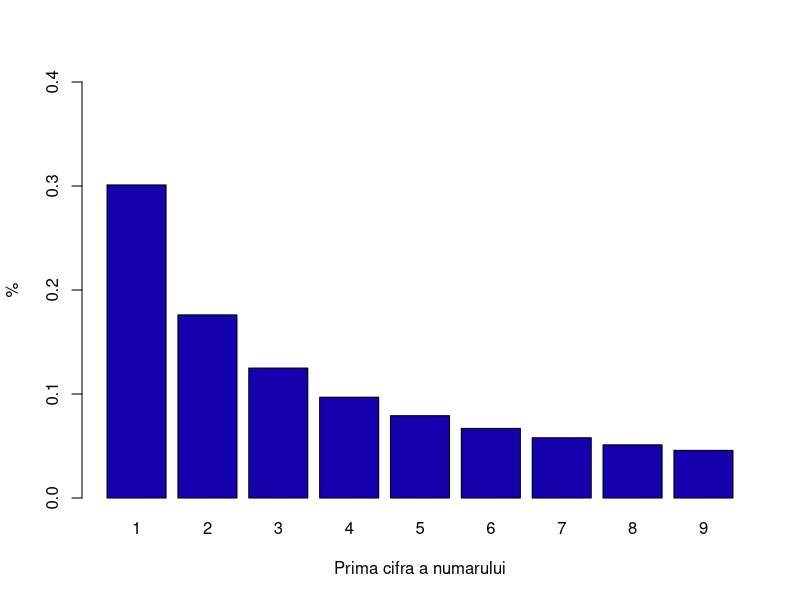
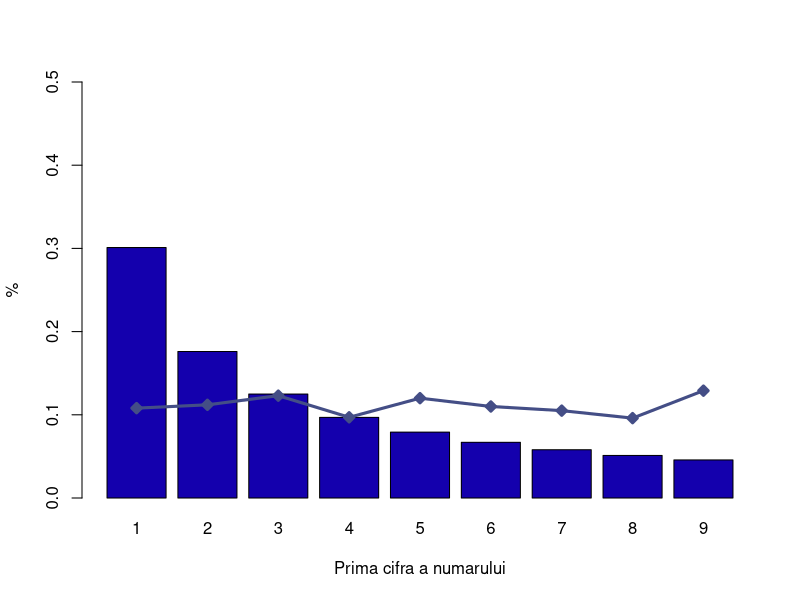
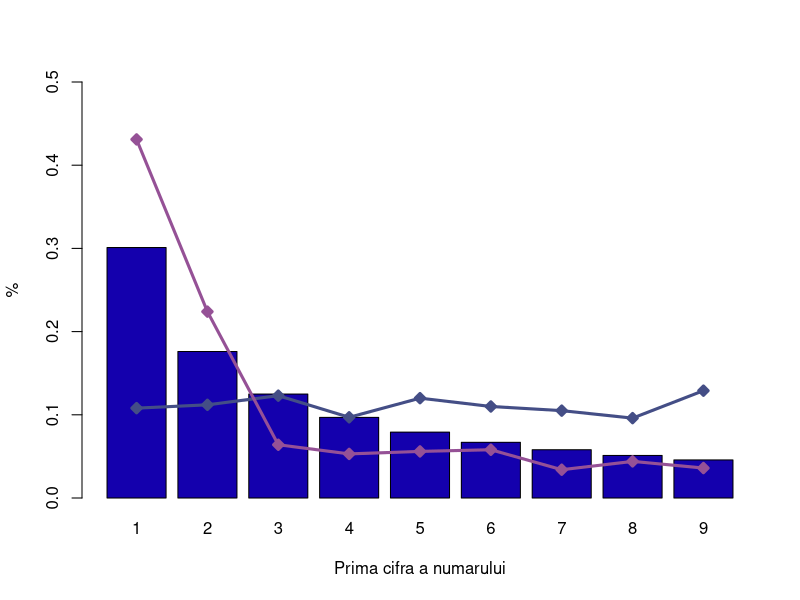
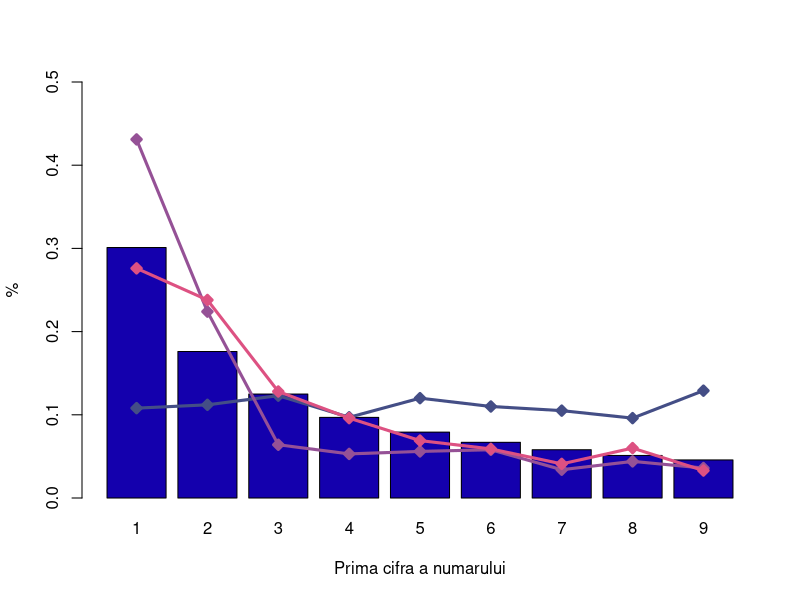
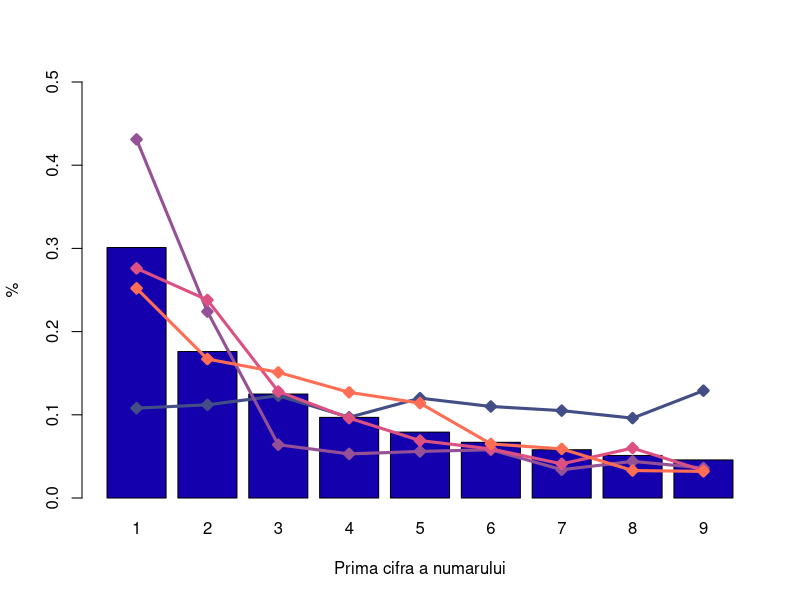
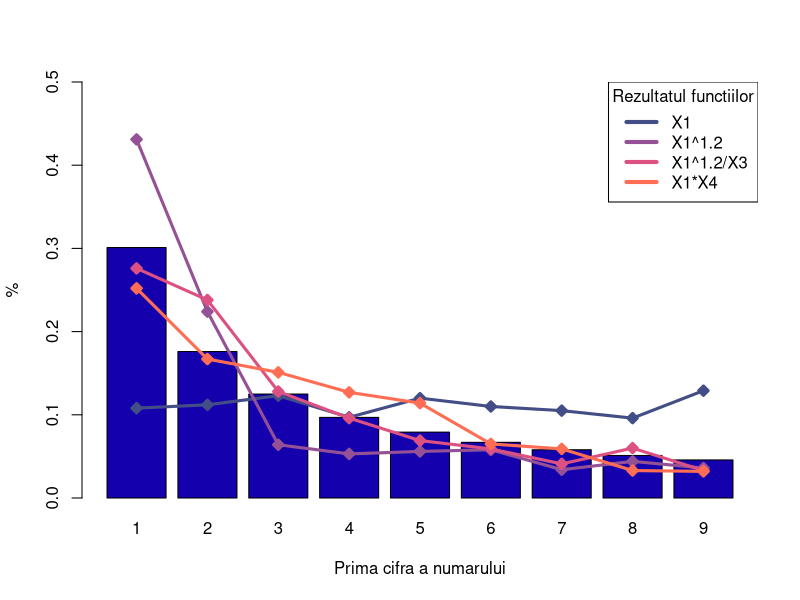
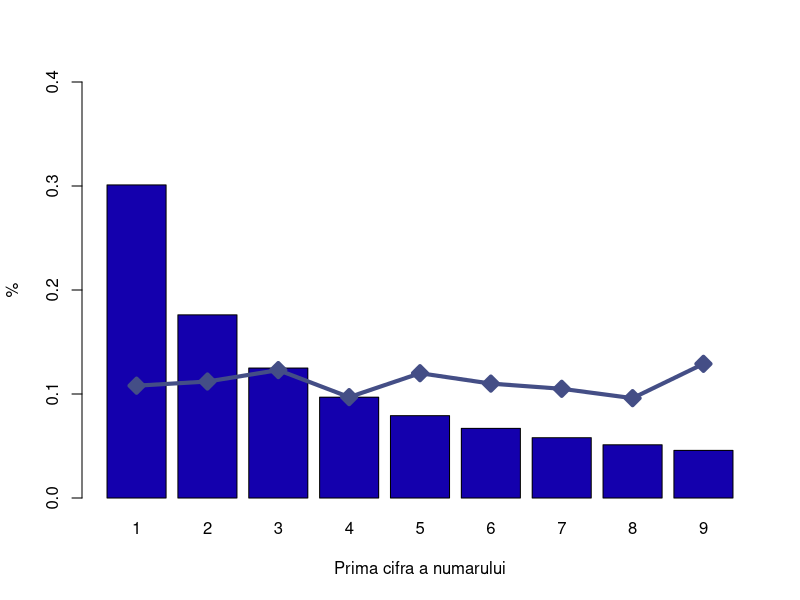
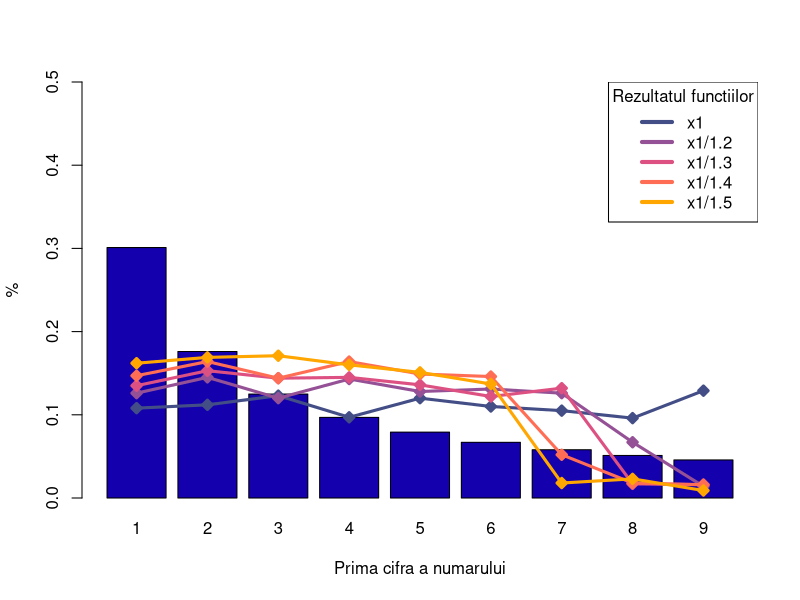

Here is the R script that generated these plots, in order:
## ---- chunk 1
knitr::opts_chunk$set(echo = TRUE)
## ---- chunk 2
benfordslaw <- function(d) log10(1 + 1 / d)
digits <- 1:9
      BenfordsBarplot <- barplot(benfordslaw(digits), names.arg = digits, xlab = "Prima cifra a numarului", 
                             ylim = c(0, .4), ylab="%",col=c("#1400ad"))
## ---- chunk 3
benfordslaw <- function(d) log10(1 + 1 / d)
digits <- 1:9
      BenfordsBarplot <- barplot(benfordslaw(digits), names.arg = digits, xlab = "Prima cifra a numarului", 
                             ylim = c(0, .5), ylab="%",col=c("#1400ad"))
      N <- 1000
set.seed(1234)
x1 <- runif(N, 0, 100)

FirstDigit <- function(x) substr(gsub('[0.]', '', x), 1, 1)
FirstDigitPercent <- function(x) data.frame(table(FirstDigit(x)) / length(x))
InitDataFrame <- function(x) data.frame("Var1" = FirstDigit(x),"Freq" = 0)

DataFrameFreq <- function(x) {
  DataFrame1<-FirstDigitPercent(x)
  DataFrame<-InitDataFrame(digits)
  j=1
  for(i in DataFrame1$Var1)
  {
   DataFrame[i,2]=DataFrame1[j,2]
   j=j+1
  }
   return (DataFrame)
}

DataFrame1 <- DataFrameFreq(x1)
lines(x = BenfordsBarplot[,1], y = DataFrame1$Freq, col = "#444e86", lwd = 3, 
            type = "o", pch = 23, cex = 1, bg = "#444e86")
## ---- chunk 4
benfordslaw <- function(d) log10(1 + 1 / d)
digits <- 1:9
      BenfordsBarplot <- barplot(benfordslaw(digits), names.arg = digits, xlab = "Prima cifra a numarului", 
                             ylim = c(0, .5), ylab="%",col=c("#1400ad"))
      N <- 1000
set.seed(1234)
x1 <- runif(N, 0, 100)

FirstDigit <- function(x) substr(gsub('[0.]', '', x), 1, 1)
FirstDigitPercent <- function(x) data.frame(table(FirstDigit(x)) / length(x))
InitDataFrame <- function(x) data.frame("Var1" = FirstDigit(x),"Freq" = 0)

DataFrameFreq <- function(x) {
  DataFrame1<-FirstDigitPercent(x)
  DataFrame<-InitDataFrame(digits)
  j=1
  for(i in DataFrame1$Var1)
  {
   DataFrame[i,2]=DataFrame1[j,2]
   j=j+1
  }
   return (DataFrame)
}

DataFrame1 <- DataFrameFreq(x1)
lines(x = BenfordsBarplot[,1], y = DataFrame1$Freq, col = "#444e86", lwd = 3, 
            type = "o", pch = 23, cex = 1, bg = "#444e86")
DataFrame2 <- DataFrameFreq(x1^1.2)
lines(x = BenfordsBarplot[,1], y = DataFrame2$Freq, col = "#955196", lwd = 3, 
            type = "o", pch = 23, cex = 1, bg = "#955196")

## ---- chunk 5
benfordslaw <- function(d) log10(1 + 1 / d)
digits <- 1:9
      BenfordsBarplot <- barplot(benfordslaw(digits), names.arg = digits, xlab = "Prima cifra a numarului", 
                             ylim = c(0, .5), ylab="%",col=c("#1400ad"))
      N <- 1000
set.seed(1234)
x1 <- runif(N, 0, 100)

FirstDigit <- function(x) substr(gsub('[0.]', '', x), 1, 1)
FirstDigitPercent <- function(x) data.frame(table(FirstDigit(x)) / length(x))
InitDataFrame <- function(x) data.frame("Var1" = FirstDigit(x),"Freq" = 0)

DataFrameFreq <- function(x) {
  DataFrame1<-FirstDigitPercent(x)
  DataFrame<-InitDataFrame(digits)
  j=1
  for(i in DataFrame1$Var1)
  {
   DataFrame[i,2]=DataFrame1[j,2]
   j=j+1
  }
   return (DataFrame)
}

DataFrame1 <- DataFrameFreq(x1)
lines(x = BenfordsBarplot[,1], y = DataFrame1$Freq, col = "#444e86", lwd = 3, 
            type = "o", pch = 23, cex = 1, bg = "#444e86")
DataFrame2 <- DataFrameFreq(x1^1.2)
lines(x = BenfordsBarplot[,1], y = DataFrame2$Freq, col = "#955196", lwd = 3, 
            type = "o", pch = 23, cex = 1, bg = "#955196")
x3 <- runif(N, 0, 100)
DataFrame3 <- DataFrameFreq(x1^1.2/x3)
lines(x = BenfordsBarplot[,1], y = DataFrame3$Freq, col = "#dd5182", lwd = 3, 
            type = "o", pch = 23, cex = 1, bg = "#dd5182")

## ---- chunk 6
benfordslaw <- function(d) log10(1 + 1 / d)
digits <- 1:9
      BenfordsBarplot <- barplot(benfordslaw(digits), names.arg = digits, xlab = "Prima cifra a numarului", 
                             ylim = c(0, .5), ylab="%",col=c("#1400ad"))
      N <- 1000
set.seed(1234)
x1 <- runif(N, 0, 100)

FirstDigit <- function(x) substr(gsub('[0.]', '', x), 1, 1)
FirstDigitPercent <- function(x) data.frame(table(FirstDigit(x)) / length(x))
InitDataFrame <- function(x) data.frame("Var1" = FirstDigit(x),"Freq" = 0)

DataFrameFreq <- function(x) {
  DataFrame1<-FirstDigitPercent(x)
  DataFrame<-InitDataFrame(digits)
  j=1
  for(i in DataFrame1$Var1)
  {
   DataFrame[i,2]=DataFrame1[j,2]
   j=j+1
  }
   return (DataFrame)
}

DataFrame1 <- DataFrameFreq(x1)
lines(x = BenfordsBarplot[,1], y = DataFrame1$Freq, col = "#444e86", lwd = 3, 
            type = "o", pch = 23, cex = 1, bg = "#444e86")
DataFrame2 <- DataFrameFreq(x1^1.2)
lines(x = BenfordsBarplot[,1], y = DataFrame2$Freq, col = "#955196", lwd = 3, 
            type = "o", pch = 23, cex = 1, bg = "#955196")
x3 <- runif(N, 0, 100)
DataFrame3 <- DataFrameFreq(x1^1.2 / x3)
lines(x = BenfordsBarplot[,1], y = DataFrame3$Freq, col = "#dd5182", lwd = 3, 
            type = "o", pch = 23, cex = 1, bg = "#dd5182")
x4 <- runif(N, 0, 100)
DataFrame4 <- DataFrameFreq(x1 * x4)
lines(x = BenfordsBarplot[,1], y = DataFrame4$Freq, col = "#ff6e54", lwd = 3, 
            type = "o", pch = 23, cex = 1, bg = "#ff6e54")
## ---- chunk 7

benfordslaw <- function(d) log10(1 + 1 / d)
digits <- 1:9
      BenfordsBarplot <- barplot(benfordslaw(digits), names.arg = digits, xlab = "Prima cifra a numarului", 
                             ylim = c(0, .5), ylab="%",col=c("#1400ad"))
      N <- 1000
set.seed(1234)
x1 <- runif(N, 0, 100)

FirstDigit <- function(x) substr(gsub('[0.]', '', x), 1, 1)
FirstDigitPercent <- function(x) data.frame(table(FirstDigit(x)) / length(x))
InitDataFrame <- function(x) data.frame("Var1" = FirstDigit(x),"Freq" = 0)

DataFrameFreq <- function(x) {
  DataFrame1<-FirstDigitPercent(x)
  DataFrame<-InitDataFrame(digits)
  j=1
  for(i in DataFrame1$Var1)
  {
   DataFrame[i,2]=DataFrame1[j,2]
   j=j+1
  }
   return (DataFrame)
}

DataFrame1 <- DataFrameFreq(x1)
lines(x = BenfordsBarplot[,1], y = DataFrame1$Freq, col = "#444e86", lwd = 3, 
            type = "o", pch = 23, cex = 1, bg = "#444e86")
DataFrame2 <- DataFrameFreq(x1^1.2)
lines(x = BenfordsBarplot[,1], y = DataFrame2$Freq, col = "#955196", lwd = 3, 
            type = "o", pch = 23, cex = 1, bg = "#955196")
x3 <- runif(N, 0, 100)
DataFrame3 <- DataFrameFreq(x1^1.2 / x3)
lines(x = BenfordsBarplot[,1], y = DataFrame3$Freq, col = "#dd5182", lwd = 3, 
            type = "o", pch = 23, cex = 1, bg = "#dd5182")
x4 <- runif(N, 0, 100)
DataFrame4 <- DataFrameFreq(x1 * x4)
lines(x = BenfordsBarplot[,1], y = DataFrame4$Freq, col = "#ff6e54", lwd = 3, 
            type = "o", pch = 23, cex = 1, bg = "#ff6e54")

legend("topright",title = "Rezultatul functiilor", legend=c("X1", "X1^1.2", "X1^1.2/X3", "X1*X4"),
col=c("#444e86", "#955196", "#dd5182", "#ff6e54","#ffa600"), lty=1:1, cex=1, lwd = 4.0)

## ---- chunk 8
N <- 1000
## ---- chunk 9
N <- 1000
## ---- chunk 10
benfordslaw <- function(d) log10(1 + 1 / d)
      digits <- 1:9
      BenfordsBarplot <- barplot(benfordslaw(digits), names.arg = digits, xlab = "Prima cifra a numarului", 
                             ylim = c(0, .4), ylab="%",col=c("#1400ad"))
      
      FirstDigit <- function(x) substr(gsub('[0.]', '', x), 1, 1)
      
      
      FirstDigitPercent <- function(x) data.frame(table(FirstDigit(x)) / length(x))
      set.seed(1234)
      x1 <- runif(N, 0, 100)
      
      InitDataFrame <- function(x) data.frame("Var1" = FirstDigit(x),"Freq" = 0)
      
      DataFrameFreq <- function(x) {
        DataFrame1<-FirstDigitPercent(x)
        DataFrame<-InitDataFrame(digits)
        j=1
        for(i in DataFrame1$Var1)
        {
          DataFrame[i,2]=DataFrame1[j,2]
          j=j+1
        }
        return (DataFrame)
      }
      

      
      DataFrame1 <- DataFrameFreq(x1)
      

      lines(x = BenfordsBarplot[,1], y = DataFrame1$Freq, col = "#444e86", lwd = 4, 
            type = "o", pch = 23, cex = 1.5, bg = "#444e86")
## ---- chunk 11

      benfordslaw <- function(d) log10(1 + 1 / d)
      digits <- 1:9
      BenfordsBarplot <- barplot(benfordslaw(digits), names.arg = digits, xlab = "Prima cifra a numarului", 
                             ylim = c(0, .5), ylab="%",col=c("#1400ad"))
      
      FirstDigit <- function(x) substr(gsub('[0.]', '', x), 1, 1)
      
      
      FirstDigitPercent <- function(x) data.frame(table(FirstDigit(x)) / length(x))
      set.seed(1234)
      x1 <- runif(N, 0, 100)
      
      InitDataFrame <- function(x) data.frame("Var1" = FirstDigit(x),"Freq" = 0)
      
      DataFrameFreq <- function(x) {
        DataFrame1<-FirstDigitPercent(x)
        DataFrame<-InitDataFrame(digits)
        j=1
        for(i in DataFrame1$Var1)
        {
          DataFrame[i,2]=DataFrame1[j,2]
          j=j+1
        }
        return (DataFrame)
      }
      

      
      DataFrame1 <- DataFrameFreq(x1)
      

      lines(x = BenfordsBarplot[,1], y = DataFrame1$Freq, col = "#444e86", lwd = 3, 
            type = "o", pch = 23, cex = 1, bg = "#444e86")
      
      
      DataFrame2 <- DataFrameFreq(x1/1.2)
      lines(x = BenfordsBarplot[,1], y = DataFrame2$Freq, col = "#955196", lwd = 3, 
            type = "o", pch = 23, cex = 1, bg = "#955196")
      
      x3 <- runif(N, 0, 100)
      DataFrame3 <- DataFrameFreq(x1/1.3 )
      lines(x = BenfordsBarplot[,1], y = DataFrame3$Freq, col = "#dd5182", lwd = 3, 
            type = "o", pch = 23, cex = 1, bg = "#dd5182")
      
      x4 <- runif(N, 0, 100)
      DataFrame4 <- DataFrameFreq(x1/1.4)
      lines(x = BenfordsBarplot[,1], y = DataFrame4$Freq, col = "#ff6e54", lwd = 3, 
            type = "o", pch = 23, cex = 1, bg = "#ff6e54")
      
      x5 <- runif(N, 0, 100)
      DataFrame4 <- DataFrameFreq(x1/1.5)
      lines(x = BenfordsBarplot[,1], y = DataFrame4$Freq, col = "#ffa600", lwd = 3, 
            type = "o", pch = 23, cex = 1, bg = "#ffa600")
      
      
      legend("topright",title = "Rezultatul functiilor", legend=c("x1", "x1/1.2", "x1/1.3", "x1/1.4","x1/1.5"),
             col=c("#444e86", "#955196", "#dd5182", "#ff6e54","#ffa600"), lty=1:1, cex=1, lwd = 4.0)
## ---- chunk 12

      benfordslaw <- function(d) log10(1 + 1 / d)
      digits <- 1:9
      BenfordsBarplot <- barplot(benfordslaw(digits), names.arg = digits, xlab = "Prima cifra a numarului", 
                             ylim = c(0, .5), ylab="%",col=c("#1400ad"))
      
      FirstDigit <- function(x) substr(gsub('[0.]', '', x), 1, 1)
      
      
      FirstDigitPercent <- function(x) data.frame(table(FirstDigit(x)) / length(x))
      set.seed(1234)
      x1 <- runif(N, 0, 100)
      
      InitDataFrame <- function(x) data.frame("Var1" = FirstDigit(x),"Freq" = 0)
      
      DataFrameFreq <- function(x) {
        DataFrame1<-FirstDigitPercent(x)
        DataFrame<-InitDataFrame(digits)
        j=1
        for(i in DataFrame1$Var1)
        {
          DataFrame[i,2]=DataFrame1[j,2]
          j=j+1
        }
        return (DataFrame)
      }
      

      
      DataFrame1 <- DataFrameFreq(x1)
      

      lines(x = BenfordsBarplot[,1], y = DataFrame1$Freq, col = "#444e86", lwd = 3, 
            type = "o", pch = 23, cex = 1, bg = "#444e86")
      
      
      DataFrame2 <- DataFrameFreq(x1*1.2)
      lines(x = BenfordsBarplot[,1], y = DataFrame2$Freq, col = "#955196", lwd = 3, 
            type = "o", pch = 23, cex = 1, bg = "#955196")
      
      
      DataFrame3 <- DataFrameFreq(x1*1.3 )
      lines(x = BenfordsBarplot[,1], y = DataFrame3$Freq, col = "#dd5182", lwd = 3, 
            type = "o", pch = 23, cex = 1, bg = "#dd5182")
      
      
      DataFrame4 <- DataFrameFreq(x1*1.4)
      lines(x = BenfordsBarplot[,1], y = DataFrame4$Freq, col = "#ff6e54", lwd = 3, 
            type = "o", pch = 23, cex = 1, bg = "#ff6e54")
      
      
      DataFrame4 <- DataFrameFreq(x1*1.5)
      lines(x = BenfordsBarplot[,1], y = DataFrame4$Freq, col = "#ffa600", lwd = 3, 
            type = "o", pch = 23, cex = 1, bg = "#ffa600")
      
      
      legend("topright",title = "Rezultatul functiilor", legend=c("x1", "x1*1.2", "x1*1.3", "x1*1.4","x1*1.5"),
             col=c("#444e86", "#955196", "#dd5182", "#ff6e54","#ffa600"), lty=1:1, cex=1, lwd = 4.0)
      
## ---- chunk 13
benfordslaw <- function(d) log10(1 + 1 / d)
      digits <- 1:9
      BenfordsBarplot <- barplot(benfordslaw(digits), names.arg = digits, xlab = "Prima cifra a numarului", 
                             ylim = c(0, .5), ylab="%",col=c("#1400ad"))
      
      FirstDigit <- function(x) substr(gsub('[0.]', '', x), 1, 1)
      
      
      FirstDigitPercent <- function(x) data.frame(table(FirstDigit(x)) / length(x))
      set.seed(1234)
      x1 <- c(829.8, 640, 634, 629, 604, 601, 529, 472, 458, 452, 442, 419.7, 400, 385, 380, 366.8, 354, 342, 314, 305, 291, 273.8, 270, 265, 262, 248, 214, 202, 192, 189, 187, 182, 178.3, 175, 173.7, 172, 171, 167.6, 167.5, 162, 160, 152.4, 141.3, 139, 138.98, 138.8, 138, 122, 118, 118, 117.5, 110, 100, 85.4, 85, 82.5, 76, 23.2)
      
      InitDataFrame <- function(x) data.frame("Var1" = FirstDigit(x),"Freq" = 0)
      
      DataFrameFreq <- function(x) {
        DataFrame1<-FirstDigitPercent(x)
        DataFrame<-InitDataFrame(digits)
        j=1
        for(i in DataFrame1$Var1)
        {
          DataFrame[i,2]=DataFrame1[j,2]
          j=j+1
        }
        return (DataFrame)
      }
      

      
      DataFrame1 <- DataFrameFreq(x1)
      

      lines(x = BenfordsBarplot[,1], y = DataFrame1$Freq, col = "#444e86", lwd = 4, 
            type = "o", pch = 23, cex = 1.5, bg = "#444e86")
## ---- chunk 14

      benfordslaw <- function(d) log10(1 + 1 / d)
      digits <- 1:9
      BenfordsBarplot <- barplot(benfordslaw(digits), names.arg = digits, xlab = "Prima cifra a numarului", 
                             ylim = c(0, .5), ylab="%",col=c("#1400ad"))
      
      FirstDigit <- function(x) substr(gsub('[0.]', '', x), 1, 1)
      
      
      FirstDigitPercent <- function(x) data.frame(table(FirstDigit(x)) / length(x))
      set.seed(1234)
      x1 <- c(829.8, 640, 634, 629, 604, 601, 529, 472, 458, 452, 442, 419.7, 400, 385, 380, 366.8, 354, 342, 314, 305, 291, 273.8, 270, 265, 262, 248, 214, 202, 192, 189, 187, 182, 178.3, 175, 173.7, 172, 171, 167.6, 167.5, 162, 160, 152.4, 141.3, 139, 138.98, 138.8, 138, 122, 118, 118, 117.5, 110, 100, 85.4, 85, 82.5, 76, 23.2)
      
      InitDataFrame <- function(x) data.frame("Var1" = FirstDigit(x),"Freq" = 0)
      
      DataFrameFreq <- function(x) {
        DataFrame1<-FirstDigitPercent(x)
        DataFrame<-InitDataFrame(digits)
        j=1
        for(i in DataFrame1$Var1)
        {
          DataFrame[i,2]=DataFrame1[j,2]
          j=j+1
        }
        return (DataFrame)
      }
      

      
      DataFrame1 <- DataFrameFreq(x1)
      

      lines(x = BenfordsBarplot[,1], y = DataFrame1$Freq, col = "#444e86", lwd = 3, 
            type = "o", pch = 23, cex = 1, bg = "#444e86")
      
      
      DataFrame2 <- DataFrameFreq(x1*1.2)
      lines(x = BenfordsBarplot[,1], y = DataFrame2$Freq, col = "#955196", lwd = 3, 
            type = "o", pch = 23, cex = 1, bg = "#955196")
      
      
      DataFrame3 <- DataFrameFreq(x1*1.3 )
      lines(x = BenfordsBarplot[,1], y = DataFrame3$Freq, col = "#dd5182", lwd = 3, 
            type = "o", pch = 23, cex = 1, bg = "#dd5182")
      
      
      DataFrame4 <- DataFrameFreq(x1/2)
      lines(x = BenfordsBarplot[,1], y = DataFrame4$Freq, col = "#ff6e54", lwd = 3, 
            type = "o", pch = 23, cex = 1, bg = "#ff6e54")
      
     
      DataFrame4 <- DataFrameFreq(x1*2)
      lines(x = BenfordsBarplot[,1], y = DataFrame4$Freq, col = "#ffa600", lwd = 3, 
            type = "o", pch = 23, cex = 1, bg = "#ffa600")
      
      
      legend("topright",title = "Rezultatul functiilor", legend=c("x1", "x1*1.2", "x1*1.3", "x1/2","x1*2"),
             col=c("#444e86", "#955196", "#dd5182", "#ff6e54","#ffa600"), lty=1:1, cex=1, lwd = 4.0)
## ---- chunk 15
N <- 100
nterms = N

n1 = 1
n2 = 1
count = 2

if(nterms == 1) {
  fibo <- list(n1)
}else {
  fibo <- list(n1, n2)
  while(count < nterms) {
    nth = n1 + n2
    fibo <- c(fibo, nth)

    n1 = n2
    n2 = nth
    count = count + 1
  }
}
## ---- chunk 16

benfordslaw <- function(d) log10(1 + 1 / d)
      digits <- 1:9
      BenfordsBarplot <- barplot(benfordslaw(digits), names.arg = digits, xlab = "Prima cifra a numarului", 
                             ylim = c(0, .4), ylab="%",col=c("#1400ad"))
      
      FirstDigit <- function(x) substr(gsub('[0.]', '', x), 1, 1)
      
      
      FirstDigitPercent <- function(x) data.frame(table(FirstDigit(x)) / length(x))
      set.seed(1234)
      
      x1 <- c(fibo)

      
      InitDataFrame <- function(x) data.frame("Var1" = FirstDigit(x),"Freq" = 0)
      
      DataFrameFreq <- function(x) {
        DataFrame1<-FirstDigitPercent(x)
        DataFrame<-InitDataFrame(digits)
        j=1
        for(i in DataFrame1$Var1)
        {
          DataFrame[i,2]=DataFrame1[j,2]
          j=j+1
        }
        return (DataFrame)
      }
      

      
      DataFrame1 <- DataFrameFreq(x1)
      

      lines(x = BenfordsBarplot[,1], y = DataFrame1$Freq, col = "#444e86", lwd = 4, 
            type = "o", pch = 23, cex = 1.5, bg = "#444e86")
## ---- chunk 17

      benfordslaw <- function(d) log10(1 + 1 / d)
      digits <- 1:9
      BenfordsBarplot <- barplot(benfordslaw(digits), names.arg = digits, xlab = "Prima cifra a numarului", 
                             ylim = c(0, .5), ylab="%",col=c("#1400ad"))
      
      FirstDigit <- function(x) substr(gsub('[0.]', '', x), 1, 1)
      
      
      FirstDigitPercent <- function(x) data.frame(table(FirstDigit(x)) / length(x))
      set.seed(1234)
      x1<-c()
      for (i in fibo)
      {
        x1<-c(x1,i)
      }
      
    
      
      
      InitDataFrame <- function(x) data.frame("Var1" = FirstDigit(x),"Freq" = 0)
      
      DataFrameFreq <- function(x) {
        DataFrame1<-FirstDigitPercent(x)
        DataFrame<-InitDataFrame(digits)
        j=1
        for(i in DataFrame1$Var1)
        {
          DataFrame[i,2]=DataFrame1[j,2]
          j=j+1
        }
        return (DataFrame)
      }
      

      
      DataFrame1 <- DataFrameFreq(x1)
      

      lines(x = BenfordsBarplot[,1], y = DataFrame1$Freq, col = "#444e86", lwd = 3, 
            type = "o", pch = 23, cex = 1, bg = "#444e86")
      
      
      DataFrame2 <- DataFrameFreq(x1/1.2)
      lines(x = BenfordsBarplot[,1], y = DataFrame2$Freq, col = "#955196", lwd = 3, 
            type = "o", pch = 23, cex = 1, bg = "#955196")
      
      
      DataFrame3 <- DataFrameFreq(x1/1.3)
      lines(x = BenfordsBarplot[,1], y = DataFrame3$Freq, col = "#dd5182", lwd = 3, 
            type = "o", pch = 23, cex = 1, bg = "#dd5182")
      
      
      DataFrame4 <- DataFrameFreq(x1/2)
      lines(x = BenfordsBarplot[,1], y = DataFrame4$Freq, col = "#ff6e54", lwd = 3, 
            type = "o", pch = 23, cex = 1, bg = "#ff6e54")
      
      
      DataFrame4 <- DataFrameFreq(x1*2)
      lines(x = BenfordsBarplot[,1], y = DataFrame4$Freq, col = "#ffa600", lwd = 3, 
            type = "o", pch = 23, cex = 1, bg = "#ffa600")
      
      
      legend("topright",title = "Rezultatul functiilor", legend=c("x1", "x1/1.2", "x1/1.3", "x1/2","x1*2"),
             col=c("#444e86", "#955196", "#dd5182", "#ff6e54","#ffa600"), lty=1:1, cex=1, lwd = 4.0)
## ---- chunk 18
N <- 100
nterms = N

n=1
count=1
fact <- c(n)
while(count<nterms){
  count = count + 1
  n = n * count
  fact <- c(fact,n)
}
## ---- chunk 19

benfordslaw <- function(d) log10(1 + 1 / d)
      digits <- 1:9
      BenfordsBarplot <- barplot(benfordslaw(digits), names.arg = digits, xlab = "Prima cifra a numarului", 
                             ylim = c(0, .4), ylab="%",col=c("#1400ad"))
      
      FirstDigit <- function(x) substr(gsub('[0.]', '', x), 1, 1)
      
      
      FirstDigitPercent <- function(x) data.frame(table(FirstDigit(x)) / length(x))
      set.seed(1234)
      
      x1 <- c(fact)

      
      InitDataFrame <- function(x) data.frame("Var1" = FirstDigit(x),"Freq" = 0)
      
      DataFrameFreq <- function(x) {
        DataFrame1<-FirstDigitPercent(x)
        DataFrame<-InitDataFrame(digits)
        j=1
        for(i in DataFrame1$Var1)
        {
          DataFrame[i,2]=DataFrame1[j,2]
          j=j+1
        }
        return (DataFrame)
      }
      

      
      DataFrame1 <- DataFrameFreq(x1)
      

      lines(x = BenfordsBarplot[,1], y = DataFrame1$Freq, col = "#444e86", lwd = 4, 
            type = "o", pch = 23, cex = 1.5, bg = "#444e86")
## ---- chunk 20

      benfordslaw <- function(d) log10(1 + 1 / d)
      digits <- 1:9
      BenfordsBarplot <- barplot(benfordslaw(digits), names.arg = digits, xlab = "Prima cifra a numarului", 
                             ylim = c(0, .5), ylab="%",col=c("#1400ad"))
      
      FirstDigit <- function(x) substr(gsub('[0.]', '', x), 1, 1)
      
      
      FirstDigitPercent <- function(x) data.frame(table(FirstDigit(x)) / length(x))
      set.seed(1234)
      x1<-c()
      for (i in fact)
      {
        x1<-c(x1,i)
      }
      
    
      
      
      InitDataFrame <- function(x) data.frame("Var1" = FirstDigit(x),"Freq" = 0)
      
      DataFrameFreq <- function(x) {
        DataFrame1<-FirstDigitPercent(x)
        DataFrame<-InitDataFrame(digits)
        j=1
        for(i in DataFrame1$Var1)
        {
          DataFrame[i,2]=DataFrame1[j,2]
          j=j+1
        }
        return (DataFrame)
      }
      

      
      DataFrame1 <- DataFrameFreq(x1)
      

      lines(x = BenfordsBarplot[,1], y = DataFrame1$Freq, col = "#444e86", lwd = 3, 
            type = "o", pch = 23, cex = 1, bg = "#444e86")
      
      
      DataFrame2 <- DataFrameFreq(x1/1.2)
      lines(x = BenfordsBarplot[,1], y = DataFrame2$Freq, col = "#955196", lwd = 3, 
            type = "o", pch = 23, cex = 1, bg = "#955196")
      
      
      DataFrame3 <- DataFrameFreq(x1/1.3)
      lines(x = BenfordsBarplot[,1], y = DataFrame3$Freq, col = "#dd5182", lwd = 3, 
            type = "o", pch = 23, cex = 1, bg = "#dd5182")
      
      
      DataFrame4 <- DataFrameFreq(x1/2)
      lines(x = BenfordsBarplot[,1], y = DataFrame4$Freq, col = "#ff6e54", lwd = 3, 
            type = "o", pch = 23, cex = 1, bg = "#ff6e54")
      
     
      DataFrame4 <- DataFrameFreq(x1*2)
      lines(x = BenfordsBarplot[,1], y = DataFrame4$Freq, col = "#ffa600", lwd = 3, 
            type = "o", pch = 23, cex = 1, bg = "#ffa600")
      
      
      legend("topright",title = "Rezultatul functiilor", legend=c("x1", "x1/1.2", "x1/1.3", "x1/2","x1*2"),
             col=c("#444e86", "#955196", "#dd5182", "#ff6e54","#ffa600"), lty=1:1, cex=1, lwd = 4.0)
## ---- chunk 21
N <- 100
nterms = N

n=1
count=0
pow <- c(n)
while(count<nterms){
  n = n * 2
  pow <- c(pow,n)
  count = count + 1
}
## ---- chunk 22

benfordslaw <- function(d) log10(1 + 1 / d)
      digits <- 1:9
      BenfordsBarplot <- barplot(benfordslaw(digits), names.arg = digits, xlab = "Prima cifra a numarului", 
                             ylim = c(0, .4), ylab="%",col=c("#1400ad"))
      
      FirstDigit <- function(x) substr(gsub('[0.]', '', x), 1, 1)
      
      
      FirstDigitPercent <- function(x) data.frame(table(FirstDigit(x)) / length(x))
      set.seed(1234)
      
      x1 <- c(pow)

      
      InitDataFrame <- function(x) data.frame("Var1" = FirstDigit(x),"Freq" = 0)
      
      DataFrameFreq <- function(x) {
        DataFrame1<-FirstDigitPercent(x)
        DataFrame<-InitDataFrame(digits)
        j=1
        for(i in DataFrame1$Var1)
        {
          DataFrame[i,2]=DataFrame1[j,2]
          j=j+1
        }
        return (DataFrame)
      }
      

      
      DataFrame1 <- DataFrameFreq(x1)
      

      lines(x = BenfordsBarplot[,1], y = DataFrame1$Freq, col = "#444e86", lwd = 4, 
            type = "o", pch = 23, cex = 1.5, bg = "#444e86")
## ---- chunk 23

      benfordslaw <- function(d) log10(1 + 1 / d)
      digits <- 1:9
      BenfordsBarplot <- barplot(benfordslaw(digits), names.arg = digits, xlab = "Prima cifra a numarului", 
                             ylim = c(0, .5), ylab="%",col=c("#1400ad"))
      
      FirstDigit <- function(x) substr(gsub('[0.]', '', x), 1, 1)
      
      
      FirstDigitPercent <- function(x) data.frame(table(FirstDigit(x)) / length(x))
      set.seed(1234)
      x1<-c()
      for (i in pow)
      {
        x1<-c(x1,i)
      }
      
    
      
      
      InitDataFrame <- function(x) data.frame("Var1" = FirstDigit(x),"Freq" = 0)
      
      DataFrameFreq <- function(x) {
        DataFrame1<-FirstDigitPercent(x)
        DataFrame<-InitDataFrame(digits)
        j=1
        for(i in DataFrame1$Var1)
        {
          DataFrame[i,2]=DataFrame1[j,2]
          j=j+1
        }
        return (DataFrame)
      }
      

      
      DataFrame1 <- DataFrameFreq(x1)
      

      lines(x = BenfordsBarplot[,1], y = DataFrame1$Freq, col = "#444e86", lwd = 3, 
            type = "o", pch = 23, cex = 1, bg = "#444e86")
      
      
      DataFrame2 <- DataFrameFreq(x1*1.2)
      lines(x = BenfordsBarplot[,1], y = DataFrame2$Freq, col = "#955196", lwd = 3, 
            type = "o", pch = 23, cex = 1, bg = "#955196")
      
      
      DataFrame3 <- DataFrameFreq(x1*1.4)
      lines(x = BenfordsBarplot[,1], y = DataFrame3$Freq, col = "#dd5182", lwd = 3, 
            type = "o", pch = 23, cex = 1, bg = "#dd5182")
      
      
      DataFrame4 <- DataFrameFreq(x1/1.4)
      lines(x = BenfordsBarplot[,1], y = DataFrame4$Freq, col = "#ff6e54", lwd = 3, 
            type = "o", pch = 23, cex = 1, bg = "#ff6e54")
      
      
      DataFrame4 <- DataFrameFreq(x1*3)
      lines(x = BenfordsBarplot[,1], y = DataFrame4$Freq, col = "#ffa600", lwd = 3, 
            type = "o", pch = 23, cex = 1, bg = "#ffa600")
      
      
      legend("topright",title = "Rezultatul functiilor", legend=c("x1", "x1*1.2", "x1*1.4", "x1/1.4","x1*3"),
             col=c("#444e86", "#955196", "#dd5182", "#ff6e54","#ffa600"), lty=1:1, cex=1, lwd = 4.0)
